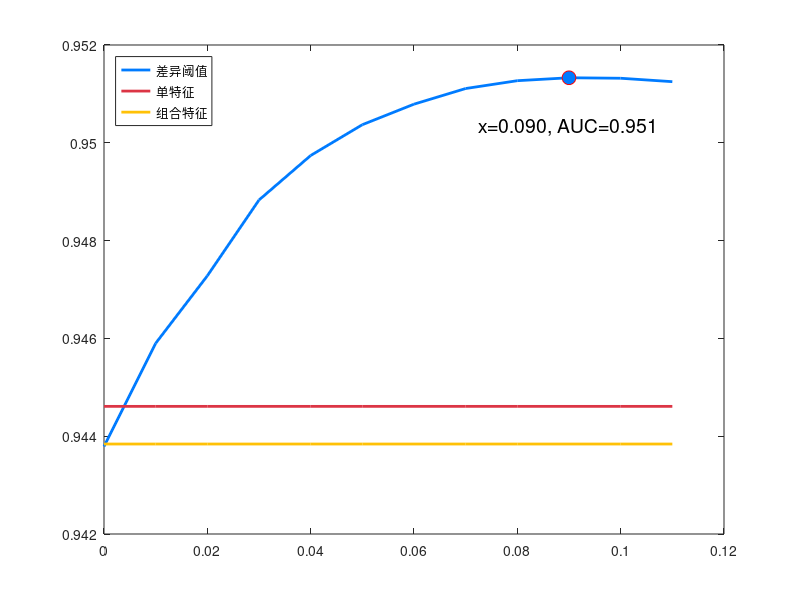

The MATLAB script that drew this image:
% 直接在MATLAB中创建数据矩阵  
data = [  
    0 0.94379 0.94461 0.94384;  
    0.01 0.9459 0.94461 0.94384;  
    0.02 0.94728 0.94461 0.94384;  
    0.03 0.94883 0.94461 0.94384;  
    0.04 0.94974 0.94461 0.94384;  
    0.05 0.95037 0.94461 0.94384;  
    0.06 0.95079 0.94461 0.94384;  
    0.07 0.95111 0.94461 0.94384;  
    0.08 0.95127 0.94461 0.94384;  
    0.09 0.95133 0.94461 0.94384;  
    0.1 0.95132 0.94461 0.94384;  
    0.11 0.95125 0.94461 0.94384  
];  
  
% 提取x和y值  
x = data(:, 1);  
y1 = data(:, 2);  
y2 = data(:, 3);  
y3 = data(:, 4);  
  
% 找出多特征AUC曲线上的最大值点  
%[~, max_y1_index]：
%在MATLAB中，~ 符号用作占位符，用于忽略不需要的输出。在这个语句中，max 函数返回的第一个输出（最大值本身）被 ~ 忽略，因为我们只对最大值的索引感兴趣。
% max_y1_index 是一个变量，用于存储 y1 中最大值的索引。

[~, max_y1_index] = max(y1);  
max_y1_x = x(max_y1_index);  
max_y1_y = y1(max_y1_index);  
  
% 设置绘图参数和绘图  
figure; % 创建一个新的图形窗口  
set(gca, 'FontSize', 14); % 设置坐标轴字体大小  
xlabel('阈值差异', 'FontSize', 16); % 设置x轴标签  
ylabel('AUC值', 'FontSize', 16); % 设置y轴标签  
title('0.2x AUC比较', 'FontSize', 18); % 设置图形标题  
xlim([-0.10, 0.11]); % 设置x轴范围  
ylim([0.94, 0.96]); % 设置y轴范围  
grid on; % 添加网格线  
  
% 绘制第一个指标的折线图  
plot(x, y1, 'LineWidth', 2, 'Color', '#007BFF'); % 绘制折线图，设置线条粗细和颜色  
hold on; % 保持当前图形，以便继续绘制  
  
% 添加第二个和第三个指标的折线图到同一个图上  
plot(x, y2, 'LineWidth', 2, 'Color', '#DC3545');  
plot(x, y3, 'LineWidth', 2, 'Color', '#FFC107');  
  
% 标注出多特征AUC曲线上的最大值点  
plot(max_y1_x, max_y1_y, 'ro', 'MarkerSize', 10, 'MarkerFaceColor', '#007BFF'); % 绘制最大值点  
  
% 添加文本标签显示最大值点的坐标  
text(max_y1_x, max_y1_y - 0.001, sprintf('x=%.3f, AUC=%.3f', max_y1_x, max_y1_y), ...  
    'HorizontalAlignment', 'center', 'Color', 'black', 'FontSize', 14); % 注意y坐标稍微向下调整以避免重叠
  
% 显示最大值点的坐标  
fprintf('最大值点的坐标是 (x: %.3f, y: %.3f)\n', max_y1_x, max_y1_y);

% 添加图例  
legend({'差异阈值', '单特征', '组合特征'}, 'Location', 'northwest');




